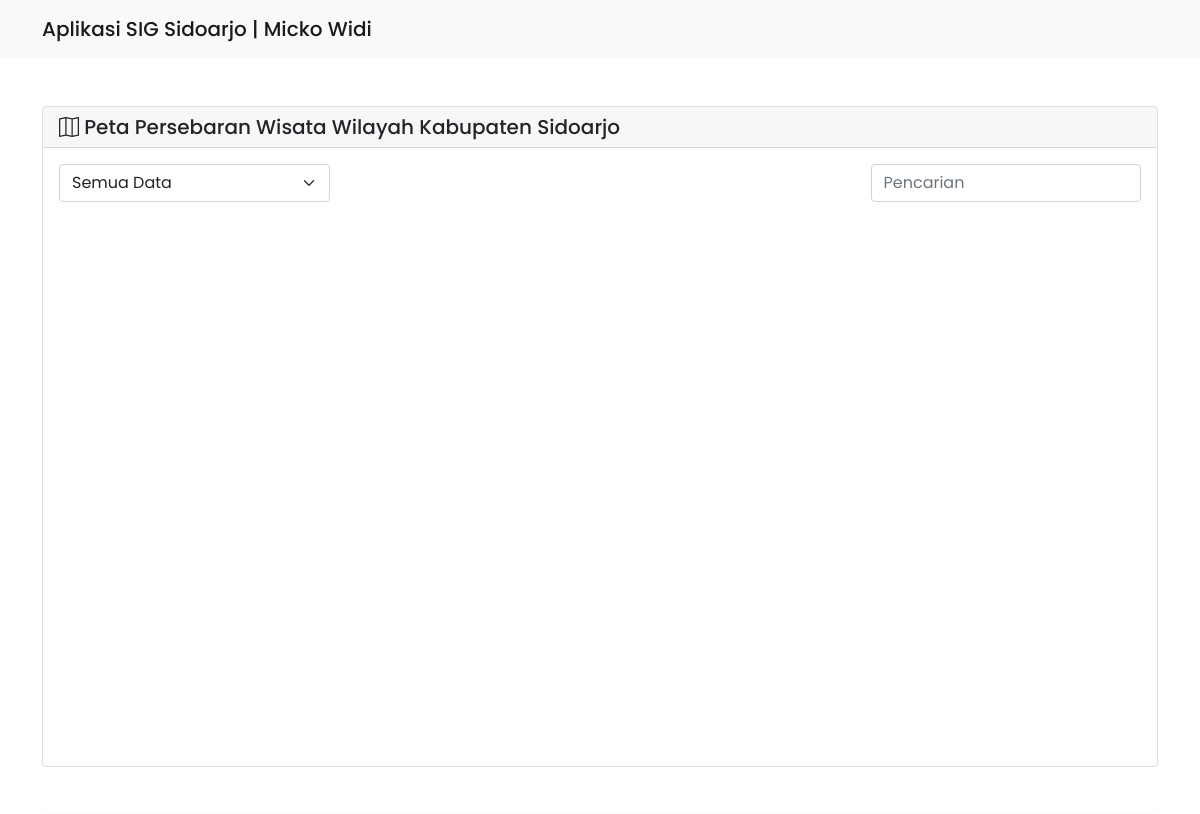
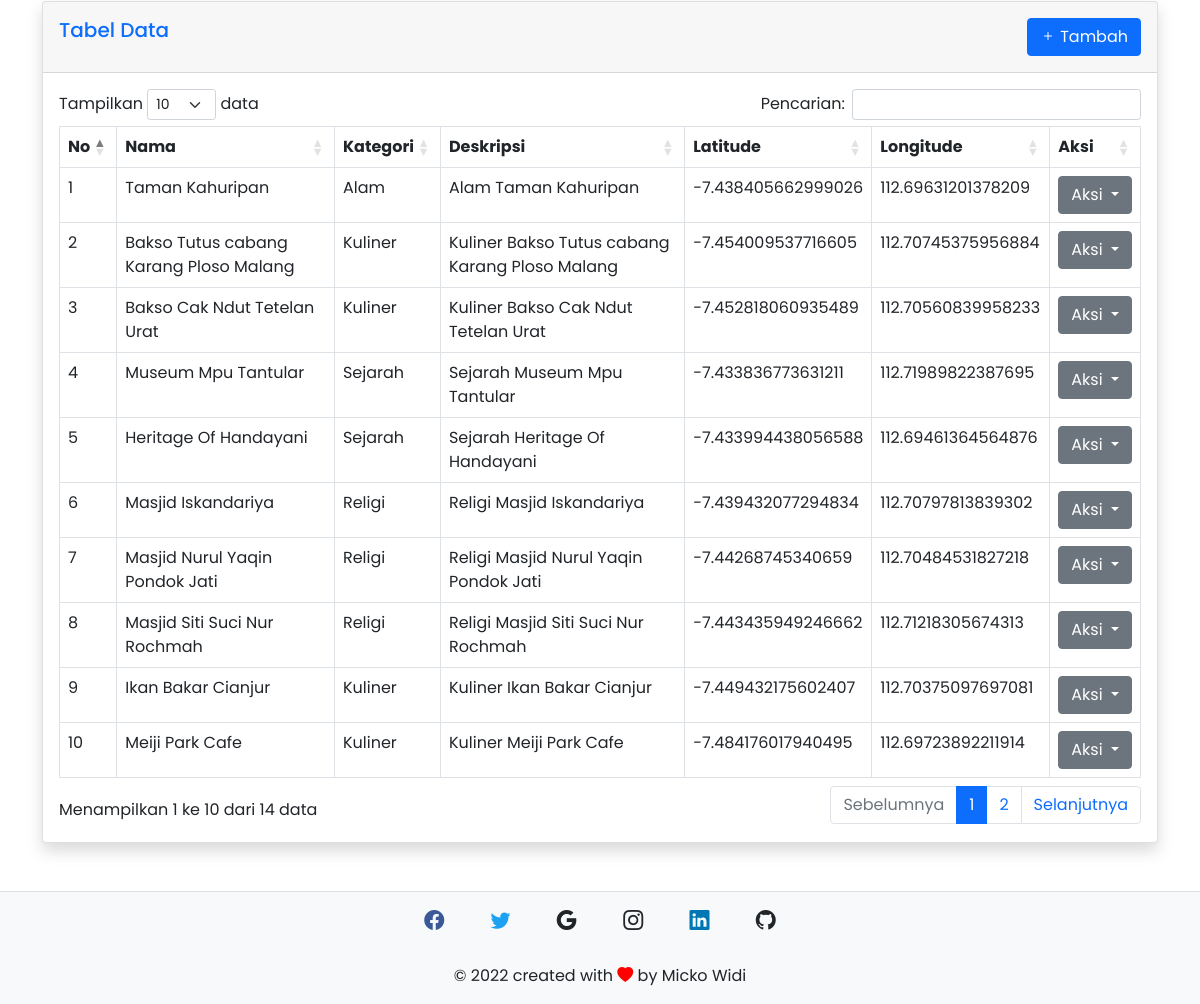
The app's page /view/index.php with its own data (2 pictures, top to bottom).
### tables this page shows
CREATE TABLE `tourism` (
  `id` int(11) NOT NULL,
  `name` varchar(255) DEFAULT NULL,
  `category` varchar(255) DEFAULT NULL,
  `description` text DEFAULT NULL,
  `lat` double DEFAULT NULL,
  `lng` double DEFAULT NULL
);

### view/index.php (the view, shortened to what this page needs)
<?php include './template/header.php'; session_start(); ?>
<div class="mb-3 card">
    <h5 class="card-header">
      <i class="bi bi-map"></i> Peta Persebaran Wisata Wilayah Kabupaten Sidoarjo
    </h5>
    <div class="card-body">
      <div class="d-flex justify-content-between">
        <select id="select-by-category" class="form-select w-25">
          <option value="">Semua Data</option>
        </select>
        <input id="search" type="text" class="form-control w-25" placeholder="Pencarian">
      </div>
      <div class="mt-2" id="googleMap" style="width:100%; height:500px;">
        <div class="py-5 mt-5 text-center">
        </div>
      </div>
    </div>
  </div>
</div>
<div class="container">
  <div class="card shadow mb-4">
    <div class="card-header py-3 d-flex justify-content-between">
      <h5 class="m-0 font-weight-bold text-primary">Tabel Data</h5>
      <a href="./add.php" class="btn btn-primary mr-3"><i class="bi bi-plus"></i> Tambah</a>
    </div>
    <div class="card-body">
      <div class="table-responsive">
        <table class="tableData table table-bordered" id="dataTable" width="100%" cellspacing="0">
          <thead>
            <tr>
              <th>No</th>
              <th>Nama</th>
              <th>Kategori</th>
              <th>Deskripsi</th>
              <th>Latitude</th>
              <th>Longitude</th>
              <th>Aksi</th>
            </tr>
          </thead>
          <tbody>
            <?php
              $i = 1;
              $sql = "select * from tourism";
              $query = mysqli_query($connection, $sql);
              while ($tourism = mysqli_fetch_array($query)) :
            ?>
              <tr>
                <td><?= $i++ ?></td>
                <td><?= $tourism['name'] ?></td>
                <td><?= $tourism['category'] ?></td>
                <td><?= $tourism['description'] ?></td>
                <td><?= $tourism['lat'] ?></td>
                <td><?= $tourism['lng'] ?></td>
                <td>
                <div class="dropdown">
                  <button class="btn btn-secondary dropdown-toggle" type="button" id="dropdownMenuAction" data-bs-toggle="dropdown" aria-expanded="false">
                    Aksi
                  </button>
                </div>
                </td>
              </tr>
            <?php endwhile; ?>
          </tbody>
        </table>
      </div>
    </div>
  </div>
</div>
<?php include './template/footer.php' ?>

### view/template/header.php (shortened to what this page needs)
<!doctype html>
<html lang="en">
  <head>
    <link href="https://cdn.jsdelivr.net/npm/bootstrap@5.1.3/dist/css/bootstrap.min.css" rel="stylesheet">
    <link rel="stylesheet" href="https://cdn.jsdelivr.net/npm/bootstrap-icons@1.7.2/font/bootstrap-icons.css">
    <link rel="stylesheet" href="https://cdn.datatables.net/1.11.3/css/dataTables.bootstrap5.min.css">
    <link href="https://cdn.jsdelivr.net/npm/select2@4.1.0-rc.0/dist/css/select2.min.css" rel="stylesheet" />
  </head>
  <body>
    <nav class="mb-5 navbar navbar-light bg-light">
      <div class="py-1 container">
        <a href="./index.php" class="navbar-brand mb-0 h1">Aplikasi SIG Sidoarjo | Micko Widi </a>
      </div>
    </nav>
    <div class="mb-5 container">

### view/template/footer.php (shortened to what this page needs)
    <footer class="mt-5 border-top bg-light text-center text-white">
      <div class="container">
        <section class="">
          <a
            class="btn btn-link btn-floating btn-lg m-1"
            href="#!"
            role="button"
            style="color: #3b5998;"
            ><i class="bi bi-facebook"></i
          ></a>
          <a
            class="btn btn-link btn-floating btn-lg m-1"
            href="#!"
            role="button"
            style="color: #1DA1F2;"
            ><i class="bi bi-twitter"></i
          ></a>
          <a
            class="btn btn-link btn-floating btn-lg text-dark m-1"
            href="#!"
            role="button"
            data-mdb-ripple-color="dark"
            ><i class="bi bi-google"></i
          ></a>
          <a
            class="btn btn-link btn-floating btn-lg text-dark m-1"
            href="#!"
            role="button"
            data-mdb-ripple-color="dark"
            ><i class="bi bi-instagram"></i
          ></a>
          <a
            class="btn btn-link btn-floating btn-lg m-1"
            href="#!"
            role="button"
            style="color: #0077B5;"
            ><i class="bi bi-linkedin"></i
          ></a>
          <a
            class="btn btn-link btn-floating btn-lg text-dark m-1"
            href="#!"
            role="button"
            data-mdb-ripple-color="dark"
            ><i class="bi bi-github"></i
          ></a>
        </section>
      </div>
      <div class="text-center text-dark p-3">
        &copy; <?= date('Y') ?> created with <span style="color: red;"><i class="bi bi-heart-fill"></i></span> by Micko Widi
      </div>
    </footer>
  </body>
</html>

### view/template/header.php (style rules this page uses)
body { font-family: 'Poppins', sans-serif; }

### records on screen
tourism: name "Taman Kahuripan", category "Alam", description "Alam Taman Kahuripan", lat "-7.438405662999026", lng "112.69631201378209"
tourism: name "Bakso Tutus cabang Karang Ploso Malang", category "Kuliner", description "Kuliner Bakso Tutus cabang Karang Ploso Malang", lat "-7.454009537716605", lng "112.70745375956884"
tourism: name "Bakso Cak Ndut Tetelan Urat", category "Kuliner", description "Kuliner Bakso Cak Ndut Tetelan Urat", lat "-7.452818060935489", lng "112.70560839958233"
tourism: name "Museum Mpu Tantular", category "Sejarah", description "Sejarah Museum Mpu Tantular", lat "-7.433836773631211", lng "112.71989822387695"
tourism: name "Heritage Of Handayani", category "Sejarah", description "Sejarah Heritage Of Handayani", lat "-7.433994438056588", lng "112.69461364564876"
tourism: name "Masjid Iskandariya", category "Religi", description "Religi Masjid Iskandariya", lat "-7.439432077294834", lng "112.70797813839302"
tourism: name "Masjid Nurul Yaqin Pondok Jati", category "Religi", description "Religi Masjid Nurul Yaqin Pondok Jati", lat "-7.44268745340659", lng "112.70484531827218"
tourism: name "Masjid Siti Suci Nur Rochmah", category "Religi", description "Religi Masjid Siti Suci Nur Rochmah", lat "-7.443435949246662", lng "112.71218305674313"
tourism: name "Ikan Bakar Cianjur", category "Kuliner", description "Kuliner Ikan Bakar Cianjur", lat "-7.449432175602407", lng "112.70375097697081"
tourism: name "Meiji Park Cafe", category "Kuliner", description "Kuliner Meiji Park Cafe", lat "-7.484176017940495", lng "112.69723892211914"
